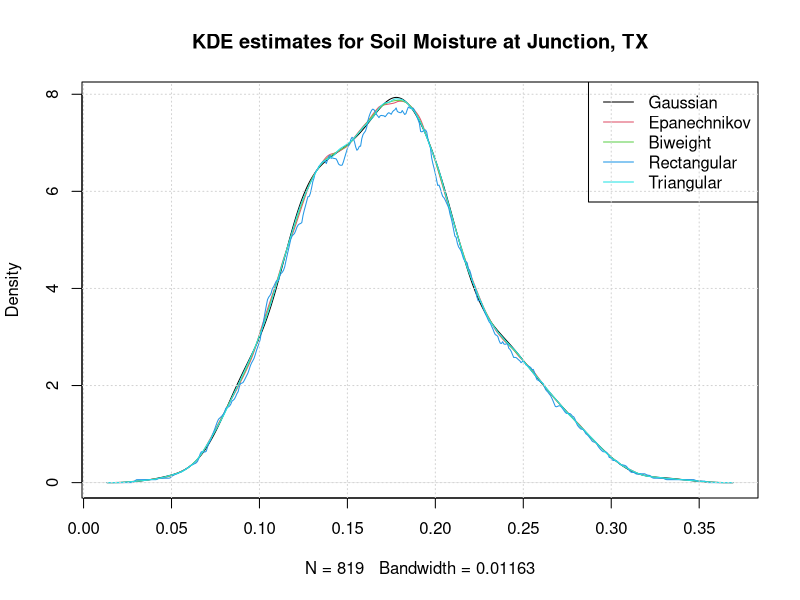

Generate this figure with R:
# Script to plot KDE using various Kernels
# Assumes default bandwidth

# Set working directory
dir <- '/home/vuddameri/CE5315-New/Rcode/CDF'
setwd(dir)

# Read the data
a <- read.csv('soilmoisturedata.csv')

# Extract soil moisture for Junction station
JSM <- a$Junction..mm
summary(JSM)
# Normalize it to dimensionless soil moisture
JSM <- JSM/1600
summary(JSM)

# KDE with different density estimators
png('kdeplot.png',height=8,width=8,units='in',res=450)
plot(density(JSM),main="KDE estimates for Soil Moisture at Junction, TX",col=1)
lines(density(JSM,kernel = "epanechnikov"),col=2)
lines(density(JSM,kernel='biweight'),col=3)
lines(density(JSM,kernel='rectangular'),col=4)
lines(density(JSM,kernel='triangular'),col=5)
legend('topright',legend=c('Gaussian','Epanechnikov','Biweight','Rectangular','Triangular'),
col=c(1,2,3,4,5),lty=c(1,1,1,1,1))
grid()
dev.off()